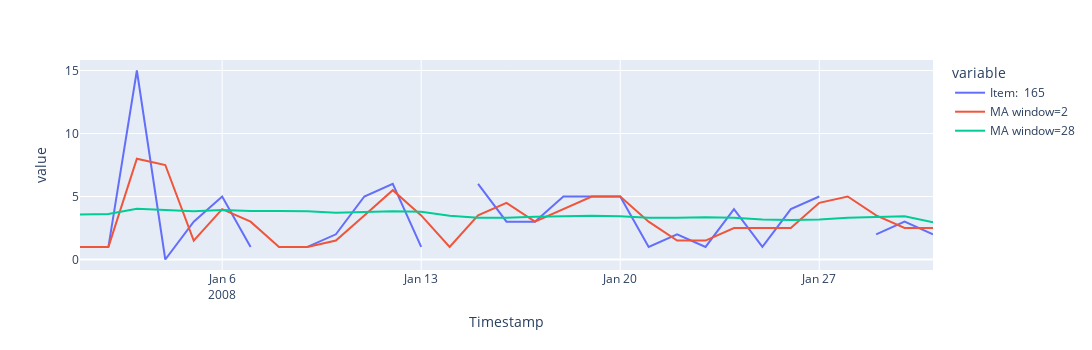

Notebook source saved alongside this figure:
### Markdown cell above
**Rolling window n**
       $$\hat y_{t+d} = \frac{1}{n}\left(y_{t-n+1}+\dots+ {y}_t\right)$$
   
**All points in  $[t-n+1, t]$ has the same weight**
                                   $$w = \frac{1}{n}$$
**Other points has weight**
                                    $$w = 0$$

### Code cell
# Rolling moving (n = 2 и n=28)
item_name = u'Item:  165'
start_period = '2008-01-01'
end_period = '2008-01-31'

# Note: replace NaN before average calculation
ts.loc[start_period:end_period][[item_name]].merge(
      ts[[item_name]].fillna(method='pad').rolling(2).mean().loc[start_period:end_period].rename(columns = {item_name:'MA window=2'}),  # moving average with window = 2
      how='inner', left_index = True, right_index = True
      ).merge(
      ts[[item_name]].fillna(method='pad').rolling(28).mean().loc[start_period:end_period].rename(columns = {item_name:'MA window=28'}),  # moving average with window = 28
      how='inner', left_index = True, right_index = True
      ).plot().update_layout(height=350, width=1300)

### Figure 1 — Plotly figure (JSON) as saved in the notebook; plotly's stock layout.template omitted (floating-point values rounded to 4 significant figures)
{"data": [{"hovertemplate": "variable=Item:  165<br>Timestamp=%{x}<br>value=%{y}<extra></extra>", "legendgroup": "Item:  165", "line": {"color": "#636efa", "dash": "solid"}, "marker": {"symbol": "circle"}, "mode": "lines", "name": "Item:  165", "orientation": "v", "showlegend": true, "type": "scatter", "x": ["2008-01-01T00:00:00", "2008-01-02T00:00:00", "2008-01-03T00:00:00", "2008-01-04T00:00:00", "2008-01-05T00:00:00", "2008-01-06T00:00:00", "2008-01-07T00:00:00", "2008-01-08T00:00:00", "2008-01-09T00:00:00", "2008-01-10T00:00:00", "2008-01-11T00:00:00", "2008-01-12T00:00:00", "2008-01-13T00:00:00", "2008-01-14T00:00:00", "2008-01-15T00:00:00", "2008-01-16T00:00:00", "2008-01-17T00:00:00", "2008-01-18T00:00:00", "2008-01-19T00:00:00", "2008-01-20T00:00:00", "2008-01-21T00:00:00", "2008-01-22T00:00:00", "2008-01-23T00:00:00", "2008-01-24T00:00:00", "2008-01-25T00:00:00", "2008-01-26T00:00:00", "2008-01-27T00:00:00", "2008-01-28T00:00:00", "2008-01-29T00:00:00", "2008-01-30T00:00:00", "2008-01-31T00:00:00"], "xaxis": "x", "y": [null, 1, 15, 0, 3, 5, 1, null, 1, 2, 5, 6, 1, null, 6, 3, 3, 5, 5, 5, 1, 2, 1, 4, 1, 4, 5, null, 2, 3, 2], "yaxis": "y"}, {"hovertemplate": "variable=MA window=2<br>Timestamp=%{x}<br>value=%{y}<extra></extra>", "legendgroup": "MA window=2", "line": {"color": "#EF553B", "dash": "solid"}, "marker": {"symbol": "circle"}, "mode": "lines", "name": "MA window=2", "orientation": "v", "showlegend": true, "type": "scatter", "x": ["2008-01-01T00:00:00", "2008-01-02T00:00:00", "2008-01-03T00:00:00", "2008-01-04T00:00:00", "2008-01-05T00:00:00", "2008-01-06T00:00:00", "2008-01-07T00:00:00", "2008-01-08T00:00:00", "2008-01-09T00:00:00", "2008-01-10T00:00:00", "2008-01-11T00:00:00", "2008-01-12T00:00:00", "2008-01-13T00:00:00", "2008-01-14T00:00:00", "2008-01-15T00:00:00", "2008-01-16T00:00:00", "2008-01-17T00:00:00", "2008-01-18T00:00:00", "2008-01-19T00:00:00", "2008-01-20T00:00:00", "2008-01-21T00:00:00", "2008-01-22T00:00:00", "2008-01-23T00:00:00", "2008-01-24T00:00:00", "2008-01-25T00:00:00", "2008-01-26T00:00:00", "2008-01-27T00:00:00", "2008-01-28T00:00:00", "2008-01-29T00:00:00", "2008-01-30T00:00:00", "2008-01-31T00:00:00"], "xaxis": "x", "y": [1, 1, 8, 7.5, 1.5, 4, 3, 1, 1, 1.5, 3.5, 5.5, 3.5, 1, 3.5, 4.5, 3, 4, 5, 5, 3, 1.5, 1.5, 2.5, 2.5, 2.5, 4.5, 5, 3.5, 2.5, 2.5], "yaxis": "y"}, {"hovertemplate": "variable=MA window=28<br>Timestamp=%{x}<br>value=%{y}<extra></extra>", "legendgroup": "MA window=28", "line": {"color": "#00cc96", "dash": "solid"}, "marker": {"symbol": "circle"}, "mode": "lines", "name": "MA window=28", "orientation": "v", "showlegend": true, "type": "scatter", "x": ["2008-01-01T00:00:00", "2008-01-02T00:00:00", "2008-01-03T00:00:00", "2008-01-04T00:00:00", "2008-01-05T00:00:00", "2008-01-06T00:00:00", "2008-01-07T00:00:00", "2008-01-08T00:00:00", "2008-01-09T00:00:00", "2008-01-10T00:00:00", "2008-01-11T00:00:00", "2008-01-12T00:00:00", "2008-01-13T00:00:00", "2008-01-14T00:00:00", "2008-01-15T00:00:00", "2008-01-16T00:00:00", "2008-01-17T00:00:00", "2008-01-18T00:00:00", "2008-01-19T00:00:00", "2008-01-20T00:00:00", "2008-01-21T00:00:00", "2008-01-22T00:00:00", "2008-01-23T00:00:00", "2008-01-24T00:00:00", "2008-01-25T00:00:00", "2008-01-26T00:00:00", "2008-01-27T00:00:00", "2008-01-28T00:00:00", "2008-01-29T00:00:00", "2008-01-30T00:00:00", "2008-01-31T00:00:00"], "xaxis": "x", "y": [3.571, 3.607, 4.036, 3.929, 3.821, 3.929, 3.857, 3.857, 3.821, 3.714, 3.75, 3.821, 3.786, 3.464, 3.321, 3.321, 3.393, 3.429, 3.464, 3.429, 3.321, 3.321, 3.357, 3.321, 3.179, 3.143, 3.179, 3.321, 3.357, 3.429, 2.964], "yaxis": "y"}], "layout": {"height": 350, "legend": {"title": {"text": "variable"}, "tracegroupgap": 0}, "margin": {"t": 60}, "width": 1300, "xaxis": {"anchor": "y", "domain": [0, 1], "title": {"text": "Timestamp"}}, "yaxis": {"anchor": "x", "domain": [0, 1], "title": {"text": "value"}}}}
